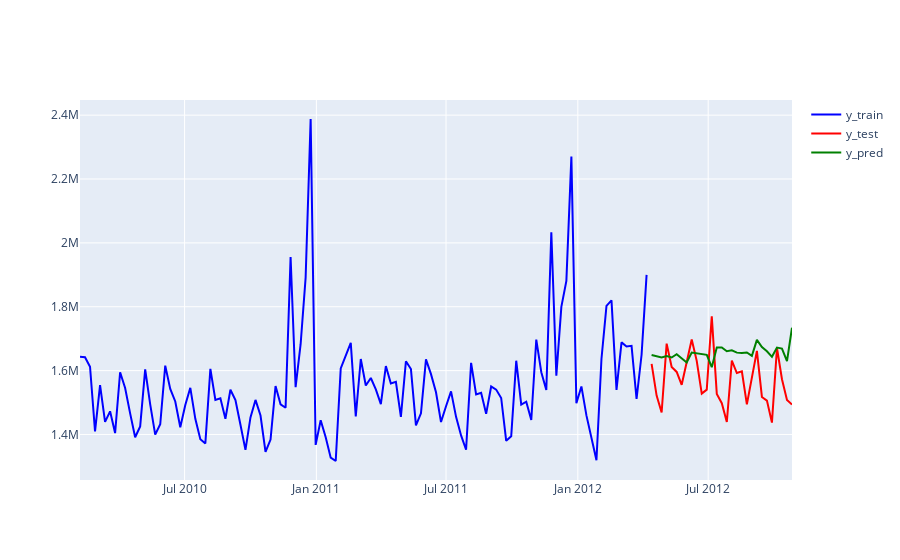

Notebook code for this chart:
### Code cell
y_pred= inverse_transform(future_forecast)
plot_ys(y_train, y_test, y_pred, labels=["y_train", "y_test", "y_pred"])
mape_loss(y_test, y_pred)
